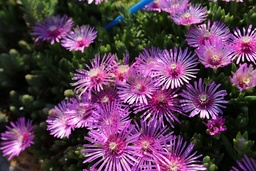
#> input picture images/IMG_7367_2.jpg, 256 x 171 px, shrunk from 1225 x 816 before the run
$ python sharpening.py
#> lines starting #> are read from the running program, lines starting #| are printed output that depends on the picture
#!/usr/bin/env python3
# -*- coding: utf-8 -*-
# + {}
# # !pip install opencv-python==3.4.9.33
# -

import cv2
import numpy as np

sobel_gradient_y_mask = np.array(
   [[-1, 0, 1],
    [-2, 0, 2],
    [-1, 0, 1]])
sobel_gradient_x_mask = np.array(
   [[-1, -2, -1],
    [ 0,  0,  0],
    [ 1,  2,  1]])
laplacian_mask = np.array(
   [[-1, -1, -1],
    [-1,  8, -1],
    [-1, -1, -1]])
average_mask = np.array(
   [[0.11111111, 0.11111111, 0.11111111],
    [0.11111111, 0.11111111, 0.11111111],
    [0.11111111, 0.11111111, 0.11111111]])   # 0.1111111 means 1/9

# img_file = 'flower_2'
# img_file = 'bird_4_corp'
# img_file = '20070401_121'
img_file = 'IMG_7367_2'
# [6 lines of commented-out code are left out]
pic = cv2.imread("images/" + img_file+'.jpg')
#> pic is the input picture: shape (171, 256, 3); mean B, G, R 82.5, 59.9, 89.7
print(pic.shape)
#| (171, 256, 3)
# print(pic.shape[0] * pic.shape[1])

padding_pic = np.zeros((pic.shape[0]+2, pic.shape[1]+2, 3))

print(padding_pic.shape)
#| (173, 258, 3)
width = pic.shape[1]
#> width = 256
height = pic.shape[0]
#> height = 171

print(padding_pic[1:(height+1), 1:(width+1), :].shape)
#| (171, 256, 3)

padding_pic[1:height+1, 1:width+1, :] = pic

# padding 出的的上下左右，以原圖的上下左右邊去填補
padding_pic[:,0:1,:] = padding_pic[:,1:2,:]
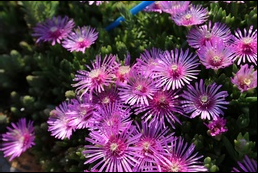
#> padding_pic: shape (173, 258, 3) float64; mean B, G, R 81, 58.9, 88.1
padding_pic[:,width+1:width+2,:] = padding_pic[:,width:width+1,:]
padding_pic[0:1,:,:] = padding_pic[1:2,:,:]
padding_pic[height+1:height+2,:,:] = padding_pic[height:height+1,:,:]

# padding_pic = padding_pic.astype(np.uint8)


edge_pic = np.zeros(pic.shape)
edge_blur_pic = np.zeros(pic.shape)
edge_blur_pic_normalized = np.zeros(pic.shape)
laplacian_pic = np.zeros(pic.shape)
sharped_pic = np.zeros(pic.shape)
sharped_sobel_pic = np.zeros(pic.shape)

for y in range(padding_pic.shape[0]-2):
    for x in range(padding_pic.shape[1]-2):

        subimg_r = padding_pic[y:y+3, x:x+3, 0]
        subimg_g = padding_pic[y:y+3, x:x+3, 1]
        subimg_b = padding_pic[y:y+3, x:x+3, 2]

        # sobel
        gradient_r = abs(np.sum(subimg_r * sobel_gradient_y_mask)) + abs(np.sum(subimg_r * sobel_gradient_x_mask))
        gradient_g = abs(np.sum(subimg_g * sobel_gradient_y_mask)) + abs(np.sum(subimg_g * sobel_gradient_x_mask))
        gradient_b = abs(np.sum(subimg_b * sobel_gradient_y_mask)) + abs(np.sum(subimg_b * sobel_gradient_x_mask))

        laplacian_r = np.sum(subimg_r * laplacian_mask)
        laplacian_g = np.sum(subimg_g * laplacian_mask)
        laplacian_b = np.sum(subimg_b * laplacian_mask)

        # [4 lines of commented-out code are left out]

        edge_pic[y, x, 0] = gradient_r
        edge_pic[y, x, 1] = gradient_g
        edge_pic[y, x, 2] = gradient_b

        laplacian_pic[y, x, 0] = laplacian_r
        laplacian_pic[y, x, 1] = laplacian_g
        laplacian_pic[y, x, 2] = laplacian_b

        print(y, x, laplacian_r)

    print()
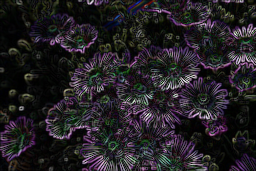
#> edge_pic: shape (171, 256, 3) float64; mean B, G, R 204.3, 183.7, 201.2; drawn with min black and max white
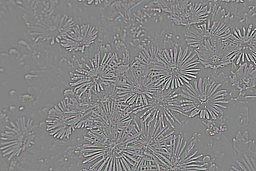
#> laplacian_pic: shape (171, 256, 3) float64; mean B, G, R 0, 0, 0; drawn with min black and max white


# Laplacian Sharpening...
sharped_pic = pic + laplacian_pic
print('sharped_pic:', sharped_pic)


sharped_pic[sharped_pic > 255] = 255
sharped_pic[sharped_pic < 0] = 0
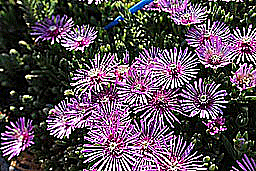
#> sharped_pic: shape (171, 256, 3) float64; mean B, G, R 86, 76.2, 90.2
print('sharped_pic_rearange:', sharped_pic)

# [11 lines of commented-out code are left out]
padding_pic = np.zeros((pic.shape[0]+2, pic.shape[1]+2, 3))
padding_pic[1:height+1, 1:width+1, :] = edge_pic

# 對 sobel gradient 做 average blur
for y in range(padding_pic.shape[0]-2):
    for x in range(padding_pic.shape[1]-2):

        subimg_r = padding_pic[y:y+3, x:x+3, 0]
        subimg_g = padding_pic[y:y+3, x:x+3, 1]
        subimg_b = padding_pic[y:y+3, x:x+3, 2]

        avg_r = np.sum(subimg_r * average_mask)
        avg_g = np.sum(subimg_g * average_mask)
        avg_b = np.sum(subimg_b * average_mask)

        edge_blur_pic[y, x, 0] = avg_r
        edge_blur_pic[y, x, 1] = avg_g
        edge_blur_pic[y, x, 2] = avg_b

        print(y, x, avg_r)
    print()
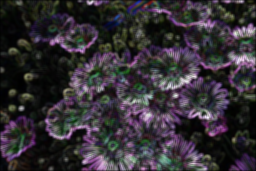
#> edge_blur_pic: shape (171, 256, 3) float64; mean B, G, R 203.2, 182.6, 200.1; drawn with min black and max white

# edge_blur_pic_normalized = cv2.normalize(edge_blur_pic, edge_blur_pic_normalized)  ## 這個不會成功，與下面的 normalization 0, 1 有什麼差別？  mean 在 0 的 normalization?? 有正有負？
# edge_blur_pic_normalized2 = edge_blur_pic / np.linalg.norm(edge_blur_pic)   ## 跟上一行用 cv2 算 normalization 一樣的值
edge_blur_pic_normalized = cv2.normalize(edge_blur_pic, None, 0, 1, cv2.NORM_MINMAX)  ## 這個會成功
print('edge_blur_pic_normalized_1:\n', edge_blur_pic_normalized)


# edge_blur_pic_normalized = normalize(edge_blur_pic_normalized[:,np.newaxis], axis=0).ravel()
# print('edge_blur_pic_normalized_2:\n', edge_blur_pic_normalized)


avgMtpLapl = laplacian_pic * edge_blur_pic_normalized   # 二階微分 乘以 一階微分平均模糊
print('avgMtpLapl:\n', avgMtpLapl)


sharped_sobel_pic = pic + avgMtpLapl

edge_pic = cv2.normalize(edge_pic,None,0,255,cv2.NORM_MINMAX)
edge_pic = edge_pic.astype(np.uint8)

edge_blur_pic = cv2.normalize(edge_blur_pic,None,0,255,cv2.NORM_MINMAX)
edge_blur_pic = edge_blur_pic.astype(np.uint8)

# avgMtpLapl_pic = cv2.normalize(avgMtpLapl,None,0,255,cv2.NORM_MINMAX)
# avgMtpLapl_pic = avgMtpLapl_pic.astype(np.uint8)

laplacian_pic = cv2.normalize(laplacian_pic,None,0,255,cv2.NORM_MINMAX)
laplacian_pic = laplacian_pic.astype(np.uint8)

# cv2.imshow('gradient', edge_pic)
cv2.imwrite('output/' + img_file + "_gradient.jpg", edge_pic)

cv2.imwrite('output/' + img_file + "_gradient_blur.jpg", edge_blur_pic)

# cv2.imwrite('output/' + img_file + "_avgMtpLapl_alpha" + str(alpha) + ".jpg", avgMtpLaplc)
cv2.imwrite('output/' + img_file + "_avgMtpLapl.jpg", avgMtpLapl)
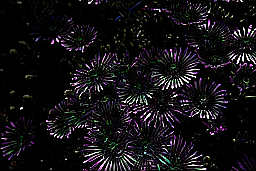
#> saved as IMG_7367_2_avgMtpLapl.jpg: shape (171, 256, 3); mean B, G, R 19.6, 16.6, 18.8

# cv2.imshow('laplacian', laplacian_pic)
cv2.imwrite('output/' + img_file + "_laplacian.jpg", laplacian_pic)

# cv2.imshow('sharped', sharped_pic)
cv2.imwrite('output/' + img_file + "_sharped.jpg", sharped_pic)

# cv2.imshow('sharped_sobel', sharped_sobel_pic)
cv2.imwrite('output/' + img_file + "_sharped_sobel.jpg", sharped_sobel_pic)
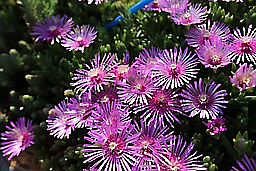
#> saved as IMG_7367_2_sharped_sobel.jpg: shape (171, 256, 3); mean B, G, R 83, 65.2, 89.6

# +
# cv2.waitKey(0)
# cv2.destroyAllWindows()
# -

$ run again, with images/20070401_121.jpg copied over images/IMG_7367_2.jpg
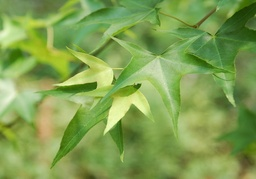
#> input picture images/20070401_121.jpg, 256 x 179 px, shrunk from 662 x 464 before the run
#> pic is the input picture: shape (179, 256, 3); mean B, G, R 81.3, 159.7, 128.5
#| (179, 256, 3)
#| (181, 258, 3)
#| (179, 256, 3)
#> after the loop `for y in range(padding_pic.shape[0]-2):`:
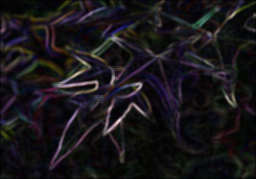
#> edge_blur_pic: shape (179, 256, 3) float64; mean B, G, R 66.5, 58.7, 65.4; drawn with min black and max white
#> `cv2.imwrite('output/' + img_file + "_sharped_sobel.jpg", sharped_sobel..`:
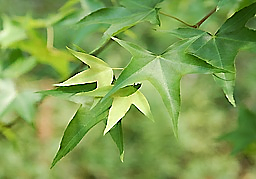
#> saved as IMG_7367_2_sharped_sobel.jpg: shape (179, 256, 3); mean B, G, R 81.7, 159.4, 128.4

$ run again, with images/IMG_9859.JPG copied over images/IMG_7367_2.jpg
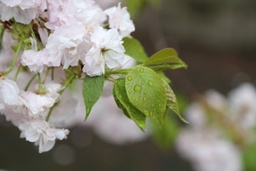
#> input picture images/IMG_9859.JPG, 256 x 171 px, shrunk from 2149 x 1432 before the run
#> pic is the input picture: shape (171, 256, 3); mean B, G, R 105.9, 124, 125.6
#| (171, 256, 3)
#| (173, 258, 3)
#| (171, 256, 3)
#> after the loop `for y in range(padding_pic.shape[0]-2):`:
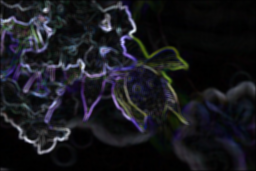
#> edge_blur_pic: shape (171, 256, 3) float64; mean B, G, R 78.8, 65.2, 64; drawn with min black and max white
#> `cv2.imwrite('output/' + img_file + "_sharped_sobel.jpg", sharped_sobel..`:
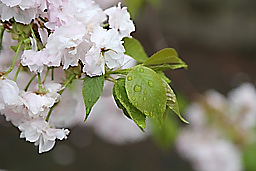
#> saved as IMG_7367_2_sharped_sobel.jpg: shape (171, 256, 3); mean B, G, R 106.2, 123.9, 125.5
